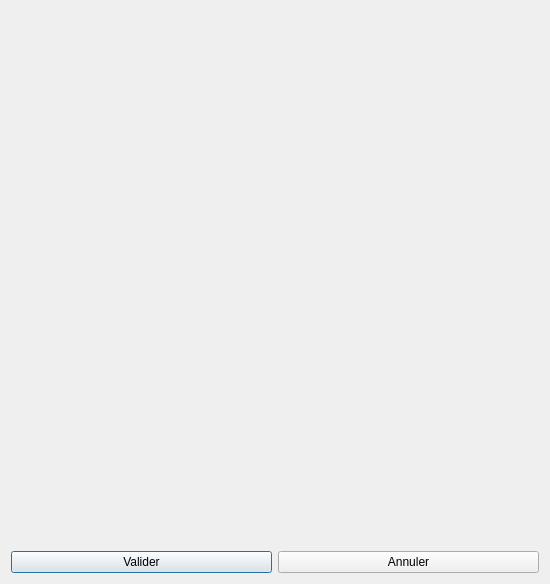
<?xml version="1.0" encoding="UTF-8"?>
<ui version="4.0">
 <class>Dialog</class>
 <widget class="QDialog" name="Dialog">
  <property name="windowModality">
   <enum>Qt::ApplicationModal</enum>
  </property>
  <property name="geometry">
   <rect>
    <x>0</x>
    <y>0</y>
    <width>550</width>
    <height>584</height>
   </rect>
  </property>
  <property name="windowTitle">
   <string>Valider ?</string>
  </property>
  <property name="modal">
   <bool>true</bool>
  </property>
  <layout class="QGridLayout" name="gridLayout">
   <item row="1" column="1" colspan="2">
    <widget class="QLabel" name="content">
     <property name="text">
      <string/>
     </property>
     <property name="textFormat">
      <enum>Qt::RichText</enum>
     </property>
     <property name="alignment">
      <set>Qt::AlignCenter</set>
     </property>
    </widget>
   </item>
   <item row="3" column="2">
    <widget class="QPushButton" name="cancel_button">
     <property name="text">
      <string>Annuler</string>
     </property>
    </widget>
   </item>
   <item row="3" column="1">
    <widget class="QPushButton" name="valid_button">
     <property name="text">
      <string>Valider</string>
     </property>
     <property name="default">
      <bool>true</bool>
     </property>
    </widget>
   </item>
   <item row="0" column="1" colspan="2">
    <widget class="QLabel" name="label">
     <property name="text">
      <string/>
     </property>
     <property name="pixmap">
      <pixmap>../heroes.png</pixmap>
     </property>
    </widget>
   </item>
  </layout>
 </widget>
 <tabstops>
  <tabstop>valid_button</tabstop>
  <tabstop>cancel_button</tabstop>
 </tabstops>
 <resources/>
 <connections>
  <connection>
   <sender>cancel_button</sender>
   <signal>clicked()</signal>
   <receiver>Dialog</receiver>
   <slot>reject()</slot>
   <hints>
    <hint type="sourcelabel">
     <x>164</x>
     <y>20</y>
    </hint>
    <hint type="destinationlabel">
     <x>111</x>
     <y>20</y>
    </hint>
   </hints>
  </connection>
  <connection>
   <sender>valid_button</sender>
   <signal>clicked()</signal>
   <receiver>Dialog</receiver>
   <slot>accept()</slot>
   <hints>
    <hint type="sourcelabel">
     <x>58</x>
     <y>20</y>
    </hint>
    <hint type="destinationlabel">
     <x>111</x>
     <y>20</y>
    </hint>
   </hints>
  </connection>
 </connections>
</ui>
